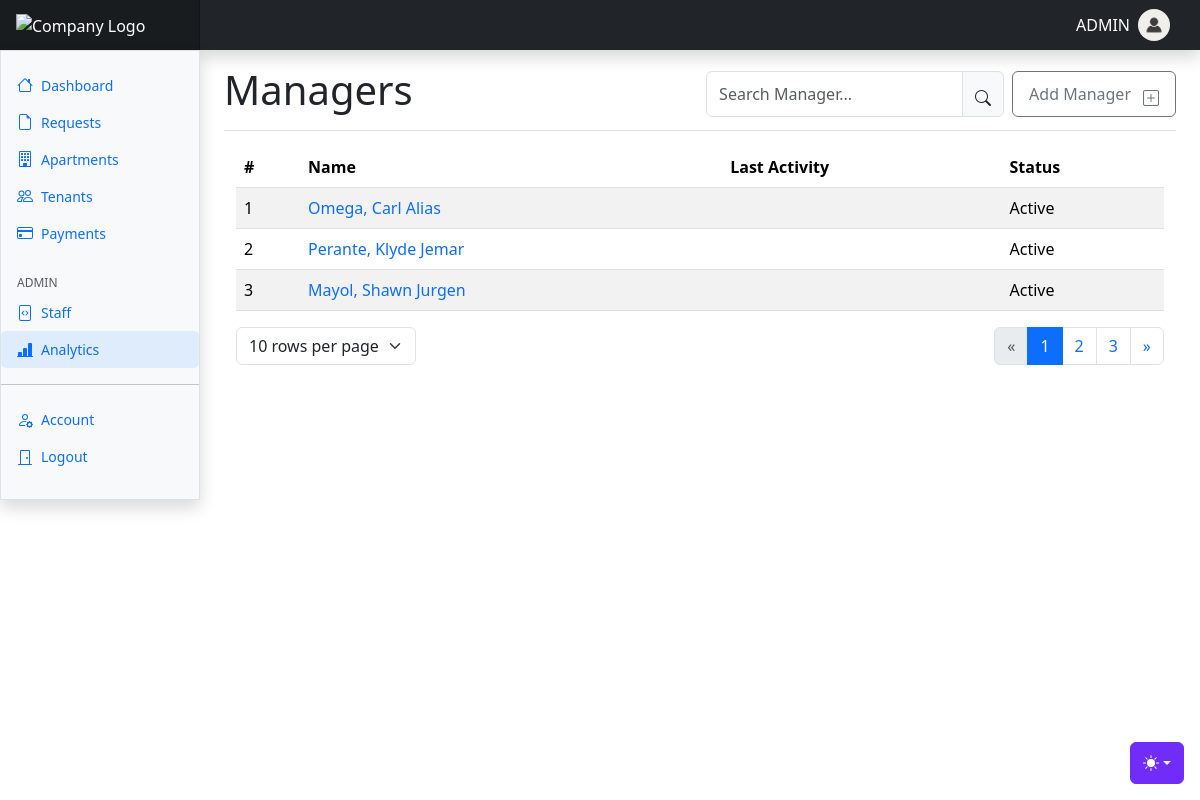
/app/index.php?page=admin.analytics (signed in), run on the app's committed database.
### tables this page shows
CREATE TABLE `user` (
  `user_ID` int(11) NOT NULL,
  `tenant_ID` int(11) DEFAULT NULL,
  `staff_ID` int(11) DEFAULT NULL,
  `username` varchar(255) NOT NULL,
  `password` varchar(255) NOT NULL,
  `userRole` enum('Admin','Manager','Tenant') NOT NULL,
  `picDirectory` varchar(255) DEFAULT NULL
);

CREATE TABLE `staff` (
  `staff_ID` int(11) NOT NULL,
  `firstName` varchar(255) NOT NULL,
  `lastName` varchar(255) NOT NULL,
  `middleName` varchar(255) NOT NULL,
  `dateOfBirth` date DEFAULT NULL,
  `phoneNumber` varchar(20) NOT NULL,
  `emailAddress` varchar(255) NOT NULL,
  `staffStatus` enum('Active','Inactive','Fired') NOT NULL DEFAULT 'Active',
  `staffRole` varchar(255) NOT NULL
);

### app/views/admin/admin.analytics.php (the view, shortened to what this page needs)
<link rel="stylesheet" href="https://cdn.jsdelivr.net/npm/bootstrap-icons/font/bootstrap-icons.css">
<main class="col-md-9 ms-sm-auto col-lg-10 px-md-4">
    <div class="d-flex justify-content-between flex-wrap flex-md-nowrap align-items-center pt-3 pb-2 mb-3 border-bottom">
        <h1 class="h1">Managers</h1>
        <div class="btn-toolbar mb-2 mb-md-0">
            <div class="input-group me-2">
                <input type="text" class="form-control" id="filterInput" placeholder="Search Manager..." oninput="searchApartments()">
                <span class="input-group-text">
                    <i class="bi bi-search"></i>
                </span>
            </div>
            <a href="" class="text-secondary" id="addApartmentButton" data-bs-toggle="modal" data-bs-target="#addApartmentModal" title="Add apartment" style="text-decoration: none;">
                <button type="button" class="btn btn-outline-secondary d-flex align-items-center gap-1 hover-white">
                    <span class="m-1">Add Manager</span><i class="bi bi-plus-square icon-adjust m-1"></i>
                </button>
            </a>
        </div>
    </div>
    <div class="container">
        <div class="table-responsive">
        <?php
    include 'core/database.php';
    $sql = "SELECT *
    FROM staff
    WHERE staffRole != 'Admin'";
    $result = $conn->query($sql);
    if ($result->num_rows > 0) {
        echo '<table class="table table-striped table-hover">';
        echo '<thead>';
        echo '<tr>';
        echo '<th>#</th>';
        echo '<th>Name</th>';
        echo '<th>Last Activity</th>';
        echo '<th>Status</th>';
        echo '</tr>';
        echo '</thead>';
        echo '<tbody>';
        $count = 1;
        while ($row = $result->fetch_assoc()) {
            echo '<tr>';
            echo '<td>' . $count++ . '</td>';
            echo '<td><a href="" style="text-decoration: none;">' . $row['lastName'] . ', ' . $row['firstName'] . ' ' . $row['middleName'] . '</a></td>';
            echo '<td>' . $row['lastActivity'] . '</td>';
            echo '<td>' . $row['staffStatus'] . '</td>';
            echo '</tr>';
        }
        echo '</tbody>';
        echo '</table>';
    } else {
        echo 'No staff found.';
    }
    ?>
        <div class="d-flex justify-content-between">
            <div>
                <select id="rowsPerPage" class="form-select">
                    <option value="10">10 rows per page</option>
                </select>
            </div>
            <div>
                <nav aria-label="Page navigation">
                    <ul class="pagination justify-content-center">
                        <li class="page-item disabled " id="prevButton">
                            <a class="page-link" href="#" tabindex="-1" aria-disabled="true">
                                <span aria-hidden="true">&laquo;</span>
                            </a>
                        </li>
                        <li class="page-item active" aria-current="page">
                            <a class="page-link" href="#">1 <span class="sr-only">(current)</span></a>
                        </li>
                        <li class="page-item"><a class="page-link" href="#">2</a></li>
                        <li class="page-item"><a class="page-link" href="#">3</a></li>
                        <li class="page-item" id="nextButton">
                            <a class="page-link" href="#" >
                                <span aria-hidden="true">&raquo;</span>
                            </a>
                        </li>
                    </ul>
                </nav>
            </div>
        </div>
        </div>
    </div>
</main>

### app/index.php (shortened to what this page needs)
<!doctype html>
<html lang="en" data-bs-theme="light">
<head>
  <link href="assets/dist/css/bootstrap.min.css" rel="stylesheet">
  <link href="assets/src/css/dashboard.css" rel="stylesheet">
  <link href="assets/src/css/themes.css" rel="stylesheet">
</head>
<body>
  <?php
      include ('core/themes.php');
      $role = $_SESSION['role'] ?? 'tenant';
      $dashboardPage = match ($role) {
          'admin' => 'index.php?page=admin.dashboard',
          'manager' => 'index.php?page=manager.dashboard',
          'tenant' => 'index.php?page=tenant.dashboard',
      };
  ?>
  <header class="navbar sticky-top bg-dark flex-md-nowrap p-0 shadow">
    <a class="navbar-brand col-md-3 col-lg-2 me-0 px-3 fs-6 text-white" href="<?= htmlspecialchars($dashboardPage) ?>">
        <img src="assets/src/svg/c.svg" alt="Company Logo" style="width: 100%; height: 80%">
    </a>
    <ul class="navbar-nav flex-row">
        <?php
            include 'core/database.php';
            $loggedInUserID = $_SESSION['user_id'] ?? null;
            $username = "";
            if ($loggedInUserID) {
                $query = "SELECT username FROM user WHERE user_ID = ?";
                $stmt = $conn->prepare($query);
                $stmt->bind_param('i', $loggedInUserID);
                $stmt->execute();
                $stmt->bind_result($username);
            } else {
                echo "User not logged in.";
            }
        ?>
        <li class="nav-item text-nowrap d-none d-md-flex align-items-center text-white">
            <div class="navbar-nav">
                <span class="px-2"><?= htmlspecialchars($username) ?></span>
            </div>
            <a href="#" id="accountPictureTrigger" data-bs-toggle="modal" data-bs-target="#staffAccountModal">
                <img src="uploads\staff\placeholder.jpg" class="img-fluid rounded-circle" style="width: 32px; height: 32px;" alt="Account Picture">
            </a>
        </li>
    </ul>
  </header>
  <?php
  if (isset($_SESSION['role'])) {
    switch ($_SESSION['role']) {
      case 'admin':
        $page = 'views/admin/admin.dashboard';
        break;
    }
    if (isset($_GET['page'])) {
      $page = $_GET['page'];
      include 'views/' .  $role . '/' . $page . '.php';
    } else {
      include $page . '.php';
    }
  }
  ?>
  </div>
  </div>
</body>
</html>

### app/assets/src/css/dashboard.css (style rules this page uses)
.bi { display: inline-block; width: 1rem; height: 1rem; }
.navbar-brand { padding-top: .75rem; padding-bottom: .75rem; background-color: rgba(0, 0, 0, .25); box-shadow: inset -1px 0 0 rgba(0, 0, 0, .25); }
.bi { vertical-align: -.125em; fill: currentColor; }

### app/assets/src/css/themes.css (style rules this page uses)
* { margin: 0px; padding: 0px; }
.bi { vertical-align: -.125em; fill: currentColor; }

### app/index.php (style rules this page uses)
#accountPictureTrigger img { display: block; margin-right: 30px; }

### data on the page
user: username "ADMIN"
staff: lastName "Omega", firstName "Carl", middleName "Alias", staffStatus "Active"
staff: lastName "Perante", firstName "Klyde", middleName "Jemar", staffStatus "Active"
staff: lastName "Mayol", firstName "Shawn", middleName "Jurgen", staffStatus "Active"
